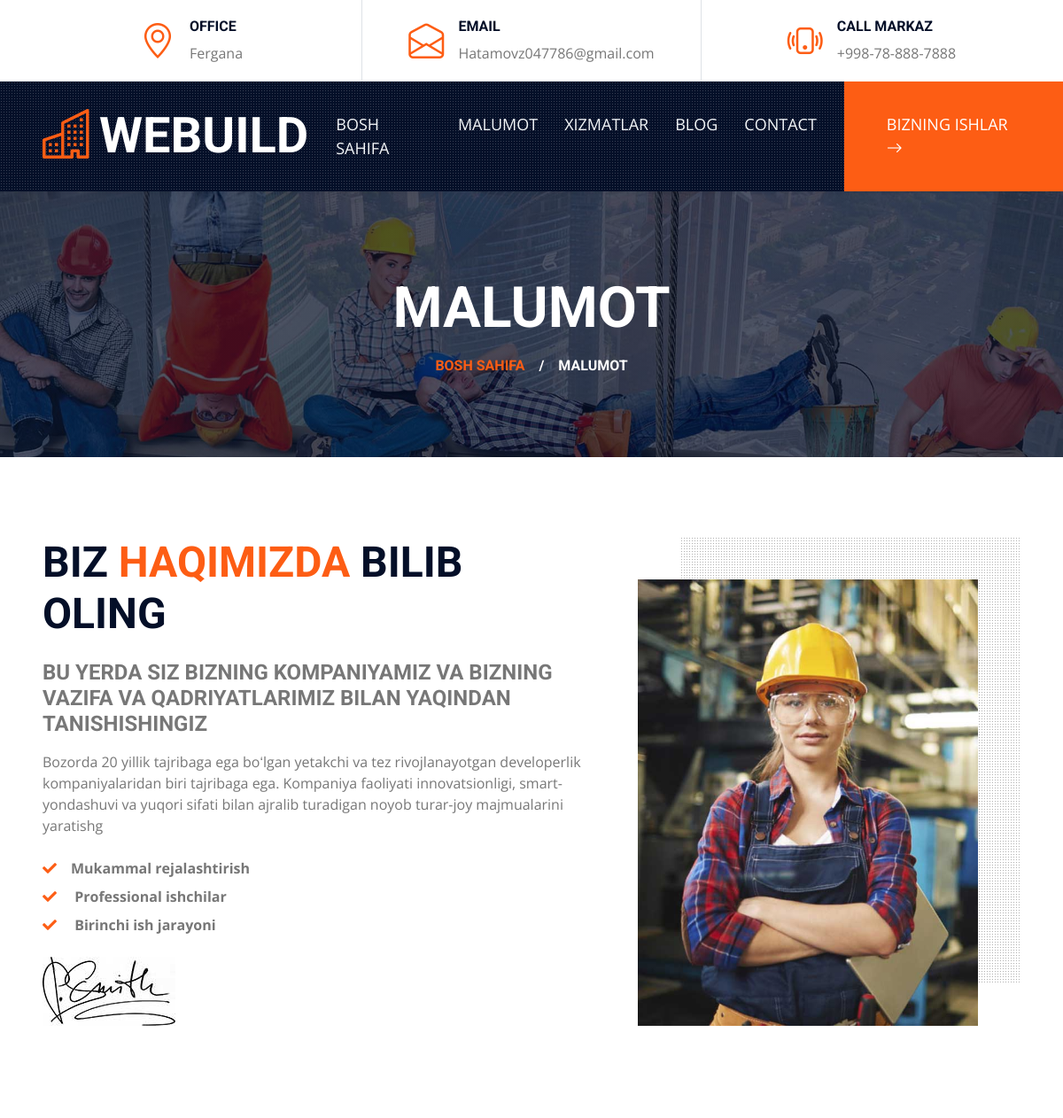
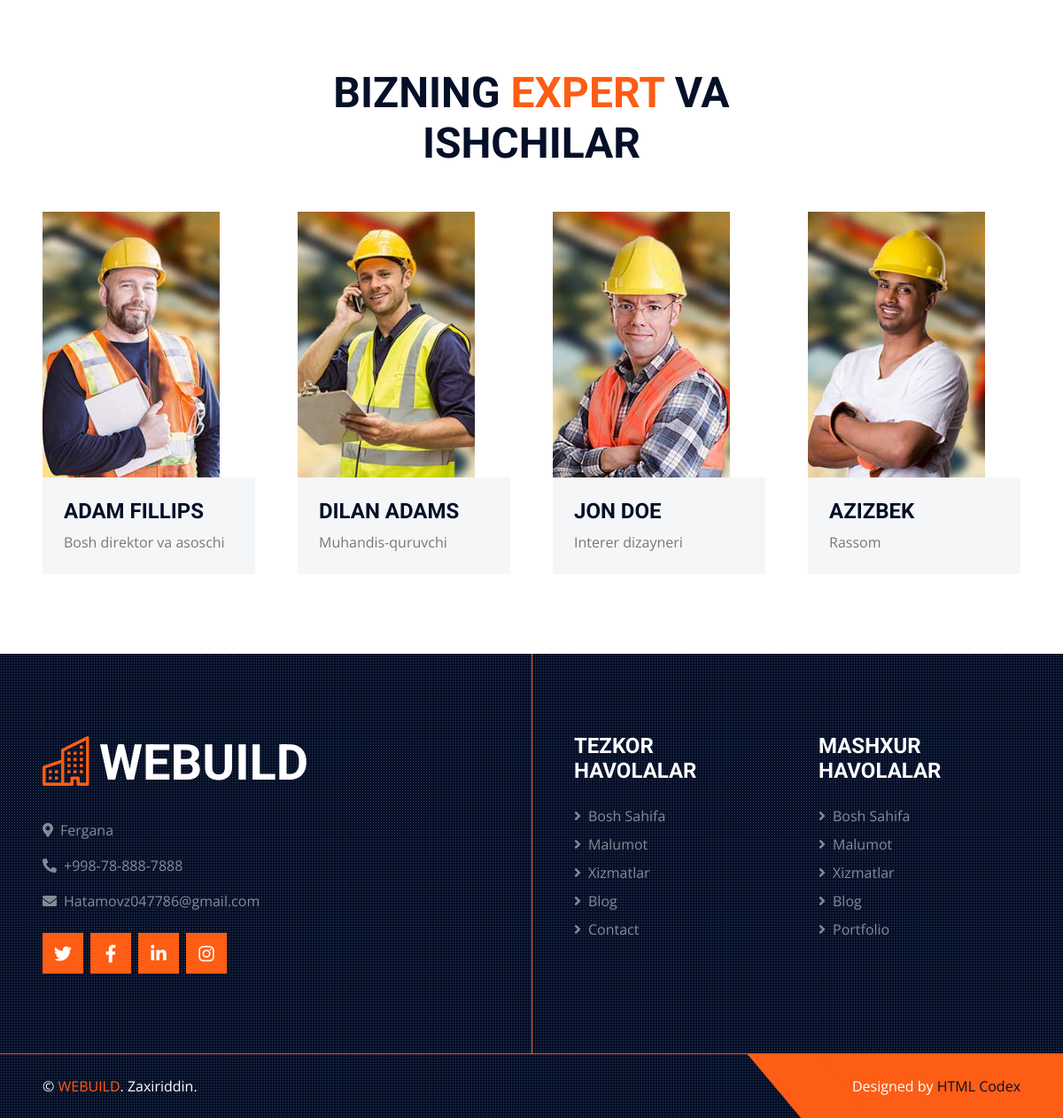
The page /about/ on the database its author committed (2 pictures, top to bottom).
### main/models.py (models this page shows, shortened)
class About(models.Model):
    title = models.CharField(max_length=100)
    subtitle = models.CharField(max_length=255)
    body = models.TextField(null=True, blank=True)
    image = models.ImageField(upload_to='about/')

class Workers(models.Model):
    image = models.ImageField(upload_to='workers/')
    name = models.CharField(max_length=100)
    job = models.CharField(max_length=50)

### main/views.py (the view)
# urls.py: path('about/', views.about, name='about'),
def about(request):
    abouts = []
    for about in models.About.objects.all():
        about.body = about.body.split(',')
        abouts.append(about)
    workers = models.Workers.objects.all()
    data = {
        'abouts': abouts,
        'workers': workers,
    }
    return render(request, 'about.html', context=data)

### templates/about.html
{% extends 'base.html' %}
{% block content %}
{% load static %}
    <div class="container-fluid page-header">
        <h1 class="display-3 text-uppercase text-white mb-3">Malumot</h1>
        <div class="d-inline-flex text-white">
            <h6 class="text-uppercase m-0"><a href="">Bosh sahifa</a></h6>
            <h6 class="text-white m-0 px-3">/</h6>
            <h6 class="text-uppercase text-white m-0">Malumot</h6>
        </div>
    </div>
    <div class="container-fluid py-6 px-5">
        <div class="row g-5">
            {% for about in abouts %}
            <div class="col-lg-7">
                <h1 class="display-5 text-uppercase mb-4">Biz <span class="text-primary">Haqimizda</span> Bilib oling</h1>
                <h4 class="text-uppercase mb-3 text-body">{{about.title}}</h4>
                <p>{{about.subtitle}}</p>
                <div class="row gx-5 py-2">
                    <div class="col-sm-6 mb-2">
                        {% for i in about.body %}
                        <p class="fw-bold mb-2"><i class="fa fa-check text-primary me-3"></i>{{i}}</p>
                        {% endfor %}
                    </div>
                </div>
                   <img src="{% static  'img/signature.jpg' %}" alt="">
            </div>
            <div class="col-lg-5 pb-5" style="min-height: 400px;">
                <div class="position-relative bg-dark-radial h-100 ms-5">
                    <img class="position-absolute w-100 h-100 mt-5 ms-n5" src="{{about.image.url}}" style="object-fit: cover;">
                </div>
            </div>
            {% endfor %}
        </div>
    </div>
    <div class="container-fluid py-6 px-5">
        <div class="text-center mx-auto mb-5" style="max-width: 600px;">
            <h1 class="display-5 text-uppercase mb-4">Bizning<span class="text-primary"> Expert</span> va ishchilar</h1>
        </div>
        <div class="row g-5">
            {% for worker in workers %}
            <div class="col-xl-3 col-lg-4 col-md-6">
                <div class="row g-0">
                    <div class="col-10" style="min-height: 300px;">
                        <div class="position-relative h-100">
                            <img class="position-absolute w-100 h-100" src="{{worker.image.url}}" style="object-fit: cover;">
                        </div>
                    </div>
                    <div class="col-2">
                    </div>
                    <div class="col-12">
                        <div class="bg-light p-4">
                            <h4 class="text-uppercase">{{worker.name}}</h4>
                            <span>{{worker.job}}</span>
                        </div>
                    </div>
                </div>
            </div>
            {% endfor %}
        </div>
    </div>
{% endblock %}

### templates/base.html (shortened to what this page needs)
<!DOCTYPE html>
{% load static %}
<html lang="en">
<head>
    <link href="https://cdnjs.cloudflare.com/ajax/libs/font-awesome/5.15.0/css/all.min.css" rel="stylesheet">
    <link href="https://cdn.jsdelivr.net/npm/bootstrap-icons@1.4.1/font/bootstrap-icons.css" rel="stylesheet">
    <link href="{% static 'lib/owlcarousel/assets/owl.carousel.min.css' %}" rel="stylesheet">
    <link href="{% static 'lib/tempusdominus/css/tempusdominus-bootstrap-4.min.css' %}" rel="stylesheet" />
    <link href="{% static 'lib/lightbox/css/lightbox.min.css' %}" rel="stylesheet">
    <link href="{% static 'css/bootstrap.min.css' %} " rel="stylesheet">
    <link href="{% static 'css/style.css' %}" rel="stylesheet">
</head>
<body>
    <div class="container-fluid px-5 d-none d-lg-block">
        <div class="row gx-5">
            <div class="col-lg-4 text-center py-3">
                <div class="d-inline-flex align-items-center">
                    <i class="bi bi-geo-alt fs-1 text-primary me-3"></i>
                    <div class="text-start">
                        <h6 class="text-uppercase fw-bold"> Office</h6>
                        <span>Fergana</span>
                    </div>
                </div>
            </div>
            <div class="col-lg-4 text-center border-start border-end py-3">
                <div class="d-inline-flex align-items-center">
                    <i class="bi bi-envelope-open fs-1 text-primary me-3"></i>
                    <div class="text-start">
                        <h6 class="text-uppercase fw-bold">Email</h6>
                        <span>Hatamovz047786@gmail.com</span>
                    </div>
                </div>
            </div>
            <div class="col-lg-4 text-center py-3">
                <div class="d-inline-flex align-items-center">
                    <i class="bi bi-phone-vibrate fs-1 text-primary me-3"></i>
                    <div class="text-start">
                        <h6 class="text-uppercase fw-bold">Call Markaz</h6>
                        <span>+998-78-888-7888</span>
                    </div>
                </div>
            </div>
        </div>
    </div>
    <div class="container-fluid sticky-top bg-dark bg-light-radial shadow-sm px-5 pe-lg-0">
        <nav class="navbar navbar-expand-lg bg-dark bg-light-radial navbar-dark py-3 py-lg-0">
            <a href="index.html" class="navbar-brand">
                <h1 class="m-0 display-4 text-uppercase text-white"><i class="bi bi-building text-primary me-2"></i>WEBUILD</h1>
            </a>
            <div class="collapse navbar-collapse" id="navbarCollapse">
                <div class="navbar-nav ms-auto py-0">
                    <a href="{% url 'index' %}" class="nav-item nav-link">Bosh Sahifa</a>
                    <a href="{% url 'about' %}" class="nav-item nav-link">Malumot</a>
                    <a href="{% url 'service' %}" class="nav-item nav-link">Xizmatlar</a>
                    <a href="{% url 'blog' %}" class="nav-item nav-link">Blog </a>
                    <a href="{% url 'contact' %}" class="nav-item nav-link">Contact</a>
                    <a href="{% url 'portfolio' %}" class="nav-item nav-link bg-primary text-white px-5 ms-3 d-none d-lg-block">Bizning ishlar <i class="bi bi-arrow-right"></i></a>
                </div>
            </div>
        </nav>
    </div>
    {% block content %}
    {% endblock %}
    <div class="footer container-fluid position-relative bg-dark bg-light-radial text-white-50 py-6 px-5">
        <div class="row g-5">
            <div class="col-lg-6 pe-lg-5">
                <a href="index.html" class="navbar-brand">
                    <h1 class="m-0 display-4 text-uppercase text-white"><i class="bi bi-building text-primary me-2"></i>WEBUILD</h1>
                </a>
                <p><i class="fa fa-map-marker-alt me-2"></i>Fergana</p>
                <p><i class="fa fa-phone-alt me-2"></i>+998-78-888-7888</p>
                <p><i class="fa fa-envelope me-2"></i>Hatamovz047786@gmail.com</p>
                <div class="d-flex justify-content-start mt-4">
                    <a class="btn btn-lg btn-primary btn-lg-square rounded-0 me-2" href="#"><i class="fab fa-twitter"></i></a>
                    <a class="btn btn-lg btn-primary btn-lg-square rounded-0 me-2" href="#"><i class="fab fa-facebook-f"></i></a>
                    <a class="btn btn-lg btn-primary btn-lg-square rounded-0 me-2" href="#"><i class="fab fa-linkedin-in"></i></a>
                    <a class="btn btn-lg btn-primary btn-lg-square rounded-0" href="#"><i class="fab fa-instagram"></i></a>
                </div>
            </div>
            <div class="col-lg-6 ps-lg-5">
                <div class="row g-5">
                    <div class="col-sm-6">
                        <h4 class="text-white text-uppercase mb-4">Tezkor havolalar</h4>
                        <div class="d-flex flex-column justify-content-start">
                            <a href="{% url 'index' %}" class="text-white-50 mb-2"><i class="fa fa-angle-right me-2"></i>Bosh Sahifa</a>
                            <a href="{% url 'about' %}" class="text-white-50 mb-2"><i class="fa fa-angle-right me-2"></i>Malumot</a>
                            <a href="{% url 'service' %}" class="text-white-50 mb-2"><i class="fa fa-angle-right me-2"></i>Xizmatlar</a>
                            <a href="{% url 'blog' %}" class="text-white-50 mb-2"><i class="fa fa-angle-right me-2"></i>Blog </a>
                            <a href="{% url 'contact' %}" class="text-white-50 mb-2"><i class="fa fa-angle-right me-2"></i>Contact</a>
                        </div>
                    </div>
                    <div class="col-sm-6">
                        <h4 class="text-white text-uppercase mb-4">Mashxur havolalar</h4>
                        <div class="d-flex flex-column justify-content-start">
                            <a href="{% url 'index' %}" class="text-white-50 mb-2"><i class="fa fa-angle-right me-2"></i>Bosh Sahifa</a>
                            <a href="{% url 'about' %}" class="text-white-50 mb-2"><i class="fa fa-angle-right me-2"></i>Malumot</a>
                            <a href="{% url 'service' %}" class="text-white-50 mb-2"><i class="fa fa-angle-right me-2"></i>Xizmatlar</a>
                            <a href="{% url 'blog' %}" class="text-white-50 mb-2"><i class="fa fa-angle-right me-2"></i>Blog </a>
                            <a href="{% url 'portfolio' %}" class="text-white-50 mb-2"><i class="fa fa-angle-right me-2"></i>Portfolio</a>
                        </div>
                    </div>
                </div>
            </div>
        </div>
    </div>
    <div class="container-fluid bg-dark bg-light-radial text-white border-top border-primary px-0">
        <div class="d-flex flex-column flex-md-row justify-content-between">
            <div class="py-4 px-5 text-center text-md-start">
                <p class="mb-0">&copy; <a class="text-primary" href="#">WEBUILD</a>. Zaxiriddin.</p>
            </div>
            <div class="py-4 px-5 bg-primary footer-shape position-relative text-center text-md-end">
                <p class="mb-0">Designed by <a class="text-dark" href="https://htmlcodex.com">HTML Codex</a></p>
            </div>
        </div>
    </div>
</body>

### static/css/style.css (style rules this page uses)
:root { --primary: #FD5D14; --secondary: #FDBE33; --light: #F4F6F8; --dark: #040F28; }
.py-6 { padding-top: 90px; padding-bottom: 90px; }
.btn { position: relative; font-weight: 600; text-transform: uppercase; transition: .5s; }
.btn::after { position: absolute; content: ""; width: 0; height: 5px; bottom: -1px; left: 50%; background: var(--primary); transition: .5s; }
.btn.btn-primary::after { background: var(--dark); }
.btn-primary { color: #FFFFFF; }
.btn-lg-square { width: 46px; height: 46px; }
.btn-square, .btn-sm-square, .btn-lg-square { padding-left: 0; padding-right: 0; text-align: center; }
.bg-dark-radial { background-image: -webkit-repeating-radial-gradient(center center, rgba(0, 0, 0, 0.3), rgba(0, 0, 0, 0.3) 1px, transparent 1px, transparent 100%); background-image: -moz-repeating-radial-gradient(center center, rgba(0, 0, 0, 0.3), rgba(0, 0, 0, 0.3) 1px, transparent 1px, transparent 100%); background-image: -ms-repeating-radial-gradient(center center, rgba(0, 0, 0, 0.3), rgba(0, 0, 0, 0.3) 1px, transparent 1px, transparent 100%); background-image: -o-repeating-radial-gradient(center center, rgba(0, 0, 0, 0.3), rgba(0, 0, 0, 0.3) 1px, transparent 1px, transparent 100%); background-image: repeating-radial-gradient(center center, rgba(0, 0, 0, 0.3), rgba(0, 0, 0, 0.3) 1px, transparent 1px, transparent 100%); background-size: 3px 3px; }
.bg-light-radial { background-image: -webkit-repeating-radial-gradient(center center, rgba(256, 256, 256, 0.2), rgba(256, 256, 256, 0.2) 1px, transparent 1px, transparent 100%); background-image: -moz-repeating-radial-gradient(center center, rgba(256, 256, 256, 0.2), rgba(256, 256, 256, 0.2) 1px, transparent 1px, transparent 100%); background-image: -ms-repeating-radial-gradient(center center, rgba(256, 256, 256, 0.2), rgba(256, 256, 256, 0.2) 1px, transparent 1px, transparent 100%); background-image: -o-repeating-radial-gradient(center center, rgba(256, 256, 256, 0.2), rgba(256, 256, 256, 0.2) 1px, transparent 1px, transparent 100%); background-image: repeating-radial-gradient(center center, rgba(256, 256, 256, 0.2), rgba(256, 256, 256, 0.2) 1px, transparent 1px, transparent 100%); background-size: 3px 3px; }
.navbar-dark .navbar-nav .nav-link { position: relative; padding: 35px 15px; font-size: 18px; text-transform: uppercase; color: var(--light); outline: none; transition: .5s; }
.page-header { height: 300px; display: flex; flex-direction: column; align-items: center; justify-content: center; background: linear-gradient(rgba(4, 15, 40, .7), rgba(4, 15, 40, .7)), url(../img/carousel-1.jpg) center center no-repeat; background-size: cover; }
@media (min-width: 992px) { .footer::after { position: absolute; content: ""; width: 1px; height: 100%; top: 0; left: 50%; background: var(--primary) } }
.footer-shape::before { position: absolute; content: ""; width: 80px; height: 100%; top: 0; left: -40px; background: var(--primary); transform: skew(40deg); }

### rows shown on the page
About: title "BU YERDA SIZ BIZNING KOMPANIYAMIZ VA BIZNING VAZIFA VA QADRIYATLARIMIZ BILAN YAQINDAN TANISHISHINGIZ", subtitle "Bozorda 20 yillik tajribaga ega boʻlgan yetakchi va tez rivojlanayotgan developerlik kompaniyalaridan biri tajribaga ega. Kompaniya faoliyati innovatsionligi, smart-yondashuvi va yuqori sifati bilan ajralib turadigan noyob turar-joy majmualarini yaratishg", body "Mukammal rejalashtirish" "Professional ishchilar" "Birinchi ish jarayoni", image (picture)
Workers: image (picture), name "ADAM FILLIPS", job "Bosh direktor va asoschi"
Workers: image (picture), name "DILAN ADAMS", job "Muhandis-quruvchi"
Workers: image (picture), name "JON DOE", job "Interer dizayneri"
Workers: image (picture), name "AZIZBEK", job "Rassom"
